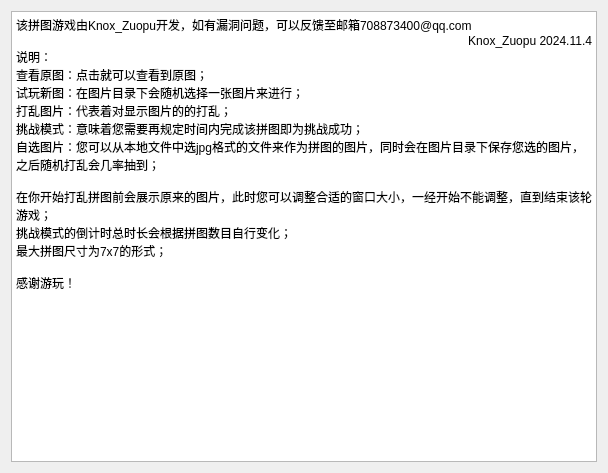
<?xml version="1.0" encoding="UTF-8"?>
<ui version="4.0">
 <class>Dialog</class>
 <widget class="QDialog" name="Dialog">
  <property name="geometry">
   <rect>
    <x>0</x>
    <y>0</y>
    <width>608</width>
    <height>473</height>
   </rect>
  </property>
  <property name="windowTitle">
   <string>HELPTIPS</string>
  </property>
  <property name="modal">
   <bool>true</bool>
  </property>
  <layout class="QVBoxLayout" name="verticalLayout">
   <item>
    <widget class="QTextBrowser" name="textBrowser">
     <property name="html">
      <string>&lt;!DOCTYPE HTML PUBLIC &quot;-//W3C//DTD HTML 4.0//EN&quot; &quot;http://www.w3.org/TR/REC-html40/strict.dtd&quot;&gt;
&lt;html&gt;&lt;head&gt;&lt;meta name=&quot;qrichtext&quot; content=&quot;1&quot; /&gt;&lt;meta charset=&quot;utf-8&quot; /&gt;&lt;style type=&quot;text/css&quot;&gt;
p, li { white-space: pre-wrap; }
hr { height: 1px; border-width: 0; }
li.unchecked::marker { content: &quot;\2610&quot;; }
li.checked::marker { content: &quot;\2612&quot;; }
&lt;/style&gt;&lt;/head&gt;&lt;body style=&quot; font-family:'Microsoft YaHei UI'; font-size:9pt; font-weight:400; font-style:normal;&quot;&gt;
&lt;p style=&quot; margin-top:0px; margin-bottom:0px; margin-left:0px; margin-right:0px; -qt-block-indent:0; text-indent:0px;&quot;&gt;&lt;span style=&quot; font-family:'SimSun';&quot;&gt;该拼图游戏由Knox_Zuopu开发，如有漏洞问题，可以反馈至邮箱708873400@qq.com&lt;/span&gt;&lt;/p&gt;
&lt;p align=&quot;right&quot; style=&quot; margin-top:0px; margin-bottom:0px; margin-left:0px; margin-right:0px; -qt-block-indent:0; text-indent:0px;&quot;&gt;&lt;span style=&quot; font-family:'SimSun';&quot;&gt;Knox_Zuopu 2024.11.4&lt;/span&gt;&lt;/p&gt;
&lt;p style=&quot; margin-top:0px; margin-bottom:0px; margin-left:0px; margin-right:0px; -qt-block-indent:0; text-indent:0px;&quot;&gt;&lt;span style=&quot; font-family:'SimSun';&quot;&gt;说明：&lt;/span&gt;&lt;/p&gt;
&lt;p style=&quot; margin-top:0px; margin-bottom:0px; margin-left:0px; margin-right:0px; -qt-block-indent:0; text-indent:0px;&quot;&gt;&lt;span style=&quot; font-family:'SimSun';&quot;&gt;查看原图：点击就可以查看到原图；&lt;/span&gt;&lt;/p&gt;
&lt;p style=&quot; margin-top:0px; margin-bottom:0px; margin-left:0px; margin-right:0px; -qt-block-indent:0; text-indent:0px;&quot;&gt;&lt;span style=&quot; font-family:'SimSun';&quot;&gt;试玩新图：在图片目录下会随机选择一张图片来进行；&lt;/span&gt;&lt;/p&gt;
&lt;p style=&quot; margin-top:0px; margin-bottom:0px; margin-left:0px; margin-right:0px; -qt-block-indent:0; text-indent:0px;&quot;&gt;&lt;span style=&quot; font-family:'SimSun';&quot;&gt;打乱图片：代表着对显示图片的的打乱；&lt;/span&gt;&lt;/p&gt;
&lt;p style=&quot; margin-top:0px; margin-bottom:0px; margin-left:0px; margin-right:0px; -qt-block-indent:0; text-indent:0px;&quot;&gt;&lt;span style=&quot; font-family:'SimSun';&quot;&gt;挑战模式：意味着您需要再规定时间内完成该拼图即为挑战成功；&lt;/span&gt;&lt;/p&gt;
&lt;p style=&quot; margin-top:0px; margin-bottom:0px; margin-left:0px; margin-right:0px; -qt-block-indent:0; text-indent:0px;&quot;&gt;&lt;span style=&quot; font-family:'SimSun';&quot;&gt;自选图片：您可以从本地文件中选jpg格式的文件来作为拼图的图片，同时会在图片目录下保存您选的图片，之后随机打乱会几率抽到；&lt;/span&gt;&lt;/p&gt;
&lt;p style=&quot;-qt-paragraph-type:empty; margin-top:0px; margin-bottom:0px; margin-left:0px; margin-right:0px; -qt-block-indent:0; text-indent:0px; font-family:'SimSun';&quot;&gt;&lt;br /&gt;&lt;/p&gt;
&lt;p style=&quot; margin-top:0px; margin-bottom:0px; margin-left:0px; margin-right:0px; -qt-block-indent:0; text-indent:0px;&quot;&gt;在你开始打乱拼图前会展示原来的图片，此时您可以调整合适的窗口大小，一经开始不能调整，直到结束该轮游戏；&lt;/p&gt;
&lt;p style=&quot; margin-top:0px; margin-bottom:0px; margin-left:0px; margin-right:0px; -qt-block-indent:0; text-indent:0px;&quot;&gt;挑战模式的倒计时总时长会根据拼图数目自行变化；&lt;/p&gt;
&lt;p style=&quot; margin-top:0px; margin-bottom:0px; margin-left:0px; margin-right:0px; -qt-block-indent:0; text-indent:0px;&quot;&gt;最大拼图尺寸为7x7的形式；&lt;/p&gt;
&lt;p style=&quot;-qt-paragraph-type:empty; margin-top:0px; margin-bottom:0px; margin-left:0px; margin-right:0px; -qt-block-indent:0; text-indent:0px;&quot;&gt;&lt;br /&gt;&lt;/p&gt;
&lt;p style=&quot; margin-top:0px; margin-bottom:0px; margin-left:0px; margin-right:0px; -qt-block-indent:0; text-indent:0px;&quot;&gt;&lt;span style=&quot; font-family:'SimSun';&quot;&gt;感谢游玩！&lt;/span&gt;&lt;/p&gt;&lt;/body&gt;&lt;/html&gt;</string>
     </property>
    </widget>
   </item>
  </layout>
 </widget>
 <resources/>
 <connections/>
</ui>
